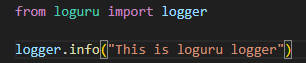
//> input picture 09. Training/03. Logging/assets/1.jpg, 306 x 63 px, given in place of dog.png, which was not available
$ ./main   (built with g++ and OpenCV 4)
//> lines starting //> are read from the running program, lines starting //| are printed output that depends on the picture; after the words box and inside, x2 and y2 are one past the last pixel; in counts of white or black regions, pixels touching at a corner belong together; pictures that were not available may be replaced by others from this repository, and a replacement may not be noted
#include "colorHistogram.hpp"
#include "opencv2/core.hpp"
#include "opencv2/highgui.hpp"
#include "opencv2/imgproc.hpp"

int main() {
    // ==================== 积分图像 ====================
    cv::Mat image = cv::imread("../workspace/dog.png", 1);
//> image is the input picture: 63 rows x 306 cols, CV_8UC3; mean B, G, R 41.5, 41.5, 42
    // 定义图像的 ROI（这里为骑自行车的女孩）
    int xo = 1, yo = 1;
    int width = 10, height = 20;
    cv::Mat roi(image, cv::Rect(xo, yo, width, height));
    // 计算累加值
    // 返回一个多通道图像下的 Scalar 数值
    cv::Scalar sum = cv::sum(roi);  // 这种方式速度很慢
//> sum = Scalar(6209, 6169, 6177)

    // 使用积分图像的方式只需要一次扫描全图的计算量，后续使用时只需要一次加减运算即可得到任意区域的累加值。
    // 计算积分图像
    cv::Mat integralImage;
    cv::integral(image, integralImage, CV_32S);
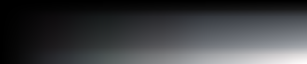
//> integralImage: 64 rows x 307 cols, CV_32SC3; mean B, G, R 208481.1, 200744.5, 196131.4; drawn with min black and max white
    // 此时直接用1次加法，2次减法直接就能得到任意区域的像素的累加值，速度极快
    int sumInt = integralImage.at<int>(yo + height, xo + width) -
                 integralImage.at<int>(yo + height, xo) -
                 integralImage.at<int>(yo, xo + width) +
                 integralImage.at<int>(yo, xo);
//> sumInt = 1860
    // ==================== 自适应阈值二值化 ====================
    /*原理：对于一张图像，如果我们将图像分成若干个小区域，那么每个小区域的像素值的分布情况可能是不一样的，
     * 有的区域的像素值可能比较集中，有的区域的像素值可能比较分散。如果我们对每个小区域分别计算一个阈值，
     * 那么这个阈值就可以根据这个小区域的像素值的分布情况来确定，这样就可以得到一系列的阈值，
     * 然后利用这些阈值一个局部一个局部的做二值化，这样每个局部只跟自己相关。
     */
    cv::Mat image_ = cv::imread("../workspace/3.jpg", 0);
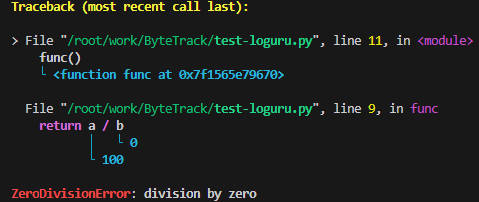
//> input picture 09. Training/03. Logging/assets/3.jpg, 479 x 202 px
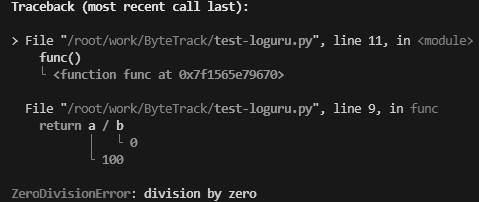
//> image_: 202 rows x 479 cols, CV_8UC1; min 0, max 255, mean 31.9
    cv::Mat binaryAdaptive;
    int blockSize = 21;  // 每个小区域的大小
    int threshold = 10;  // 计算阈值，这里是平均值减去这个偏移量
    cv::adaptiveThreshold(image_,                      // 输入图像
                          binaryAdaptive,              // 输出二值图像
                          255,                         // 输出的最大值
                          cv::ADAPTIVE_THRESH_MEAN_C,  // 方法
                          cv::THRESH_BINARY,           // 阈值类型
                          blockSize,                   // 块的大小
                          threshold);                  // 使用的阈值
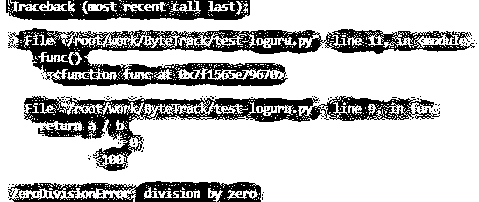
//> binaryAdaptive: 202 rows x 479 cols, CV_8UC1; 75.1% white; 210 black regions (205 under 20 px), largest, box (x1, y1, x2, y2) and area: (8, 28, 475, 86) 9779, (24, 96, 440, 171) 7135, (6, 0, 250, 20) 3414, (8, 181, 261, 202) 3079, (92, 73, 98, 78) 23
    cv::imwrite("../workspace/3_1.jpg", binaryAdaptive);
    printf("自适应阈值二值化完成\n");
};
